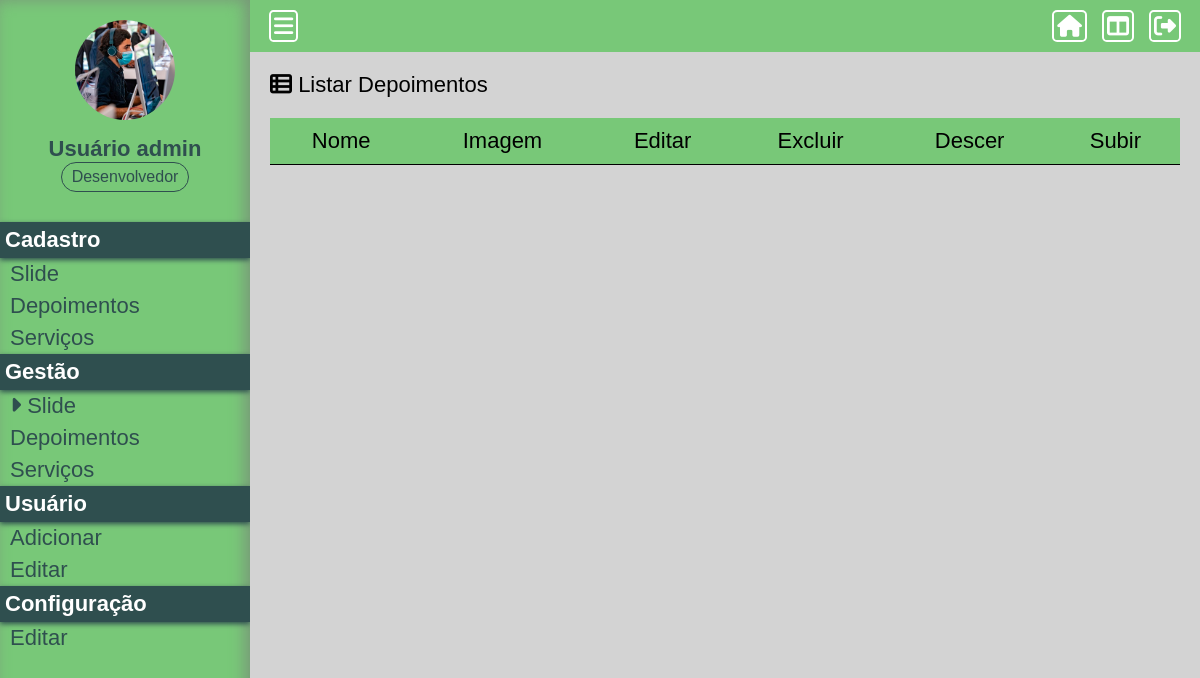
Page /Projeto01/painel/gerir-slide (signed in) on the earlier database version.
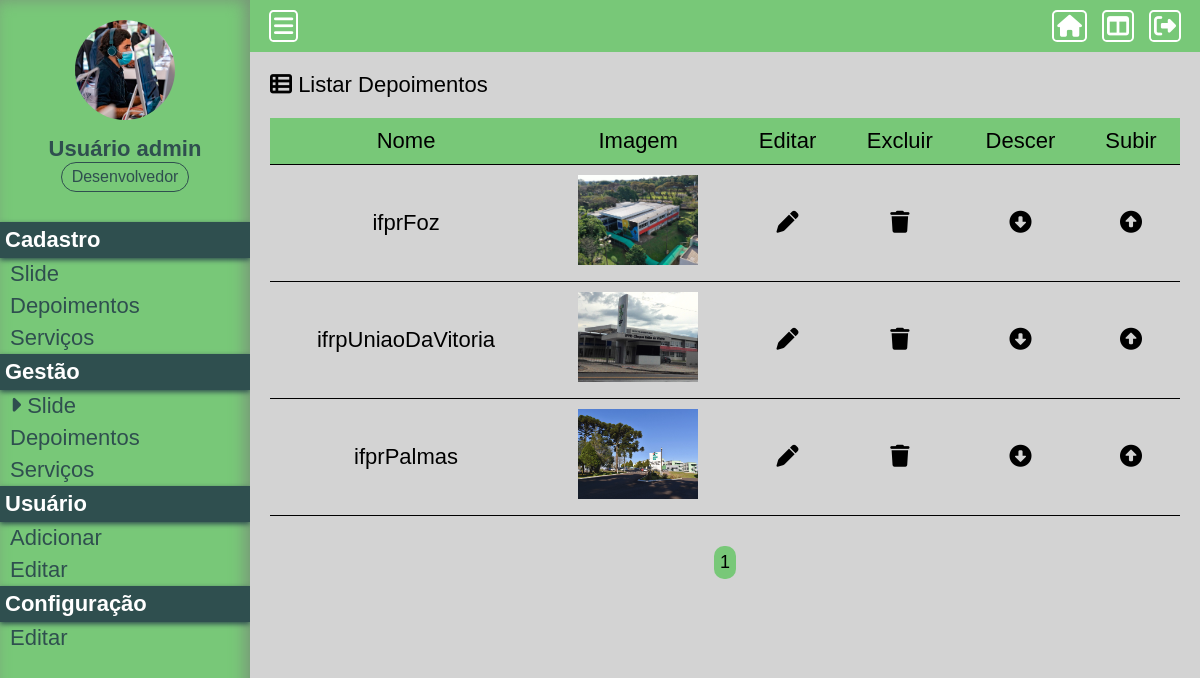
Same page on the later database version.
### Projeto01/assets/classes/MySql.php (called while the page is built)
<?php
    class MySql {
        private static $pdo;
        public static function conectar() {
            if(self::$pdo == null) {
                try {
                    self::$pdo = new PDO('mysql:host='.HOST.';dbname='.DATABASE, USER, PASSWORD, array(PDO::MYSQL_ATTR_INIT_COMMAND => "SET NAMES utf8"));
                    self::$pdo -> setAttribute(PDO::ATTR_ERRMODE, PDO::ERRMODE_EXCEPTION);
                } catch(\Throwable $th) {
                    echo '<h4>Não foi possível realizar a conexão com o banco de dados</h4>';
                }
            }
            return self::$pdo;
        }
    }
?>

### Projeto01/painel/pages/gerir-slide.php (the view, shortened to what this page needs)
<?php
	$paginaAtual = isset($_GET['pagina']) ? (int) $_GET['pagina'] : 1;
	$porPagina = 5;
	$slides = Painel::getAll(TABELA_SLIDES, (($paginaAtual - 1)*$porPagina), $porPagina);
?>
<div class="box-content">
	<h2><i class="fa-solid fa-table-list"></i> Listar Depoimentos</h2>
	<div class="wraper-table">
		<table>
			<tr>
				<td>Nome</td>
				<td>Imagem</td>
				<td>Editar</td>
				<td>Excluir</td>
				<td>Descer</td>
				<td>Subir</td>
			</tr>
			<?php foreach($slides as $key => $value) {?>
			<tr>
				<td><?php echo $value['nome']?></td>
				<td><img class="img-gerir-slide" src="<?php echo INCLUDE_PATH_PAINEL.'uploads/'.$value['slide'];?>" alt="<?php echo $value['slide'];?>"></td>
				<td><a href="<?php echo INCLUDE_PATH_PAINEL ?>editar-slide?id=<?php echo $value['id'];?>" class="edit"><i class="fa-solid fa-pen"></i></a></td>
				<td><a actionBtn="delete" href="<?php echo INCLUDE_PATH_PAINEL ?>gerir-slide?excluir=<?php echo $value['id'];?>" class="delete"><i class="fa-solid fa-trash"></i></a></td>
				<td><a href="<?php echo INCLUDE_PATH_PAINEL;?>gerir-slide?order=up&id=<?php echo $value['id'];?>" class="order-down"><i class="fa-solid fa-circle-down"></i></a></td>
				<td><a href="<?php echo INCLUDE_PATH_PAINEL;?>gerir-slide?order=down&id=<?php echo $value['id'];?>" class="order-up"><i class="fa-solid fa-circle-up"></i></a></td>
			</tr>
			<?php }?>
		</table>
	</div>
	<div class="paginacao">
		<?php
		$totalPaginas = ceil(count(Painel::getAll(TABELA_SLIDES)) / $porPagina);
		for($i = 1; $i <= $totalPaginas; $i++) {
			if($i == $paginaAtual)
				echo '<a href="'.INCLUDE_PATH_PAINEL.'gerir-slide?pagina='.$i.'" class="page-selected">'.$i.'</a>';
			else
				echo '<a href="'.INCLUDE_PATH_PAINEL.'gerir-slide?pagina='.$i.'">'.$i.'</a>';
		}
		?>
	</div>
</div>

### Projeto01/painel/index.php
<?php
    include('../config.php');
    if(Painel::logado() == false) {
        include('login.php');
    } else {
        include('main.php');
    }
?>

### Projeto01/painel/main.php (shortened to what this page needs)
<!DOCTYPE html>
<html lang="en">
<head>
	<link rel="stylesheet" href="https://cdnjs.cloudflare.com/ajax/libs/font-awesome/6.6.0/css/all.min.css"
 />
	<link rel="stylesheet" href="<?php echo INCLUDE_PATH_PAINEL;?>css/style.css">
</head>
<body>
	<aside>
		<div class="box-usuario">
			<?php if($_SESSION['img'] == '') { ?>
			<div class="avatar-usuario">
				<a href="<?php echo INCLUDE_PATH_PAINEL;?>perfil">
					<i class="fa-solid fa-user"></i>
				</a>
			</div>
			<?php }else { ?>
			<div class="imagem-usuario">
				<a href="<?php echo INCLUDE_PATH_PAINEL;?>perfil">
					<img src="<?php echo INCLUDE_PATH_PAINEL;?>uploads/<?php echo $_SESSION['img'];?>">
				</a>
			</div>
			<?php } ?>
			<div class="nome-usuario">
				<h2><?php echo $_SESSION['nome']?></h2>
				<p><?php echo Painel::pegaCargo($_SESSION['cargo']);?></p>
			</div>
		</div>
		<div class="items-menu">
			<h2 <?php verificaPermissaoMenu(2)?>>Cadastro</h2>
			<a <?php verificaPermissaoMenu(2)?> href="<?php echo INCLUDE_PATH_PAINEL;?>cadastrar-slide"><?php selecionarMenu('cadastrar-slide')?> Slide</a>
			<a <?php verificaPermissaoMenu(2)?> href="<?php echo INCLUDE_PATH_PAINEL;?>cadastrar-depoimento"><?php selecionarMenu('cadastrar-depoimento')?> Depoimentos</a>
			<a <?php verificaPermissaoMenu(2)?> href="<?php echo INCLUDE_PATH_PAINEL;?>cadastrar-servico"><?php selecionarMenu('cadastrar-servico')?> Serviços</a>
			<h2 <?php verificaPermissaoMenu(2)?>>Gestão</h2>
			<a <?php verificaPermissaoMenu(2)?> href="<?php echo INCLUDE_PATH_PAINEL;?>gerir-slide"><?php selecionarMenu('gerir-slide')?> Slide</a>
			<a <?php verificaPermissaoMenu(2)?> href="<?php echo INCLUDE_PATH_PAINEL;?>gerir-depoimento"><?php selecionarMenu('gerir-depoimento')?> Depoimentos</a>
			<a <?php verificaPermissaoMenu(2)?> href="<?php echo INCLUDE_PATH_PAINEL;?>gerir-servico"><?php selecionarMenu('gerir-servico')?> Serviços</a>
			<h2>Usuário</h2>
			<a <?php verificaPermissaoMenu(2)?> href="<?php echo INCLUDE_PATH_PAINEL;?>adicionar-usuario"><?php selecionarMenu('adicionar-usuario')?> Adicionar</a>
			<a href="<?php echo INCLUDE_PATH_PAINEL;?>editar-usuario"><?php selecionarMenu('editar-usuario')?> Editar</a>
			<h2 <?php verificaPermissaoMenu(3)?>>Configuração</h2>
			<a <?php verificaPermissaoMenu(3)?> href="<?php echo INCLUDE_PATH_PAINEL;?>editar-configuracao"><?php selecionarMenu('editar-configuracao')?> Editar</a>
		</div>
	</aside>
	<header>
		<div class="center">
			<div class="menu-btn header-button">
				<i class="fa-solid fa-bars"></i>
			</div>
		</div>
		<div class="center">
			<div class="logout header-button">
				<a href="<?php echo INCLUDE_PATH_PAINEL;?>?logout">
					<i class="fa-solid fa-right-from-bracket"></i>
				</a>
			</div>
			<div class="home-btn header-button" <?php verificaPermissaoMenu(1)?>>
				<a href="<?php echo INCLUDE_PATH_PAINEL;?>">
					<i class="fa-solid fa-table-columns"></i>
				</a>
			</div>
			<div class="home-page-btn header-button">
				<a href="<?php echo INCLUDE_PATH;?>">
					<i class="fa-solid fa-house"></i>
				</a>
			</div>
		</div>
	</header>
	<div class="content">
		<?php
			Painel::loadPage();
		?>
	</div>
</body>
</html>

### Projeto01/config.php (shortened to what this page needs)
<?php
	function selecionarMenu($menuItem) {
		$url = explode('/',@$_GET['url'])[0];
		if($url == $menuItem) {
			echo '<i class="fa-solid fa-caret-right"></i>';
		}
	}
	function verificaPermissaoMenu($permissao) {
		if($_SESSION['cargo'] >= $permissao) {
			return true;
	   }else {
			echo 'style="display:none"';
	   }
	}
?>

### Projeto01/assets/classes/Painel.php (shortened to what this page needs)
<?php
	class Painel {
		public static $cargos = [
			'0' => 'Usuário',
			'1' => 'Funcionário',
			'2' => 'Gerente',
			'3' => 'CEO',
			'4' => 'Desenvolvedor'
		];
		public static function pegaCargo($cargo) {
			return Painel::$cargos[$cargo];
		}
		public static function logado() {
			return isset($_SESSION['login']) ? true : false;
		}
		public static function loadPage() {
			if(isset($_GET['url'])) {
				$url = explode('/', $_GET['url']);
				if(file_exists('pages/'.$url[0].'.php')) {
					include('pages/'.$url[0].'.php');
				} else {
					header('Location: '.INCLUDE_PATH_PAINEL);
				}
			} else {
				if($_SESSION['cargo'] == 0) {
					include('pages/perfil.php');
				}else {
					include('pages/home.php');
				}
			}
		}
		public static function getAll($tabela, $start = null, $end = null) {
			if($start === null || $end === null) {
				$sql = MySql::conectar()->prepare("SELECT * FROM `$tabela` ORDER BY order_id DESC;");
				$sql->execute();
			}else {
				$sql = MySql::conectar()->prepare("SELECT * FROM `$tabela` ORDER BY order_id DESC LIMIT $start, $end;");
				$sql->execute();
			}
			return $sql->fetchAll();
		}
	}
?>

### Projeto01/painel/css/style.css (style rules this page uses)
* { margin: 0; padding: 0; box-sizing: border-box; font-size: 22px; font-family: sans-serif; }
html, body { height: 100%; background-color: lightgrey; }
.center { margin: 0 auto; padding: 0 2%; }
aside { left: 0; top: 0; position: fixed; padding-top: 20px; overflow-y: auto; height: 100%; width: 250px; background-color: rgb(120, 200, 120); box-shadow: -5px 0px 15px rgb(120, 150, 120) inset; }
div.box-usuario { text-align: center; }
.imagem-usuario { display: inline-block; width: 100px; height: 100px; position: relative; }
.imagem-usuario img { position: absolute; left: 0; top: 0; width: 100%; height: 100%; border-radius: 50%; object-fit: cover; }
.nome-usuario { margin: 10px 0; color: darkslategray; }
.nome-usuario p { display: inline-block; font-size: 16px; border: 0.5px solid darkslategray; padding: 5px 10px; border-radius: 50px; }
header { position: relative; left: 250px; padding: 10px 0; background-color: rgb(120, 200, 120); width: calc(100% - 250px); }
.logout { float: right; }
.logout a { color: white; font: 20px; }
.menu-btn { float: left; cursor: pointer; color: white; }
.home-btn { float: right; }
.home-btn a { color: white; font: 20px; margin-right: 15px; }
.home-page-btn { float: right; }
.home-page-btn a { color: white; font: 20px; margin-right: 15px; }
.header-button i { border: 2px solid white; border-radius: 15%; padding: 3px; }
.content { width: calc(100% - 250px); left: 250px; position: relative; min-height: 100vh; background-color: lightgray; }
.box-content { padding: 20px; }
.box-content h2 { font-weight: 300; font: 22px; }
.items-menu { margin-top: 30px; }
.items-menu h2 { text-align: left; padding: 5px; color: white; background-color: darkslategray; box-shadow: 0px 2px 5px darkslategray; }
.items-menu a { display: block; padding: 3px 10px; text-decoration: none; color: darkslategray; transition: all 0.2s ease; }
table { margin: 20px 0; width: 100%; border-collapse: collapse; text-align: center; }
table tr:nth-of-type(1) { background-color: rgb(120, 200, 120); }
table tr { border-bottom: 1px solid black; }
table td { padding: 10px; }
.edit, .delete, .order-up, .order-down { color: black; padding: 10px; }
.paginacao { margin: 10px 0; text-align: center;; }
.paginacao a { font-size: 18px; margin: 0 5px; display: inline-block; padding: 6px; border-radius: 10px; background-color: lightsteelblue; text-decoration: none; color: black; }
.paginacao a.page-selected { background-color: rgb(120, 200, 120); }
.wraper-table { overflow: auto; }
.img-gerir-slide { height: 90px; width: 120px; margin: 0; padding: 0; object-fit: cover; }

Differences in the rows shown:
added tb_admin.slides: nome "ifprFoz", slide (picture)
added tb_admin.slides: nome "ifrpUniaoDaVitoria", slide (picture)
added tb_admin.slides: nome "ifprPalmas", slide (picture)
Other differences:
new list line: "1"
